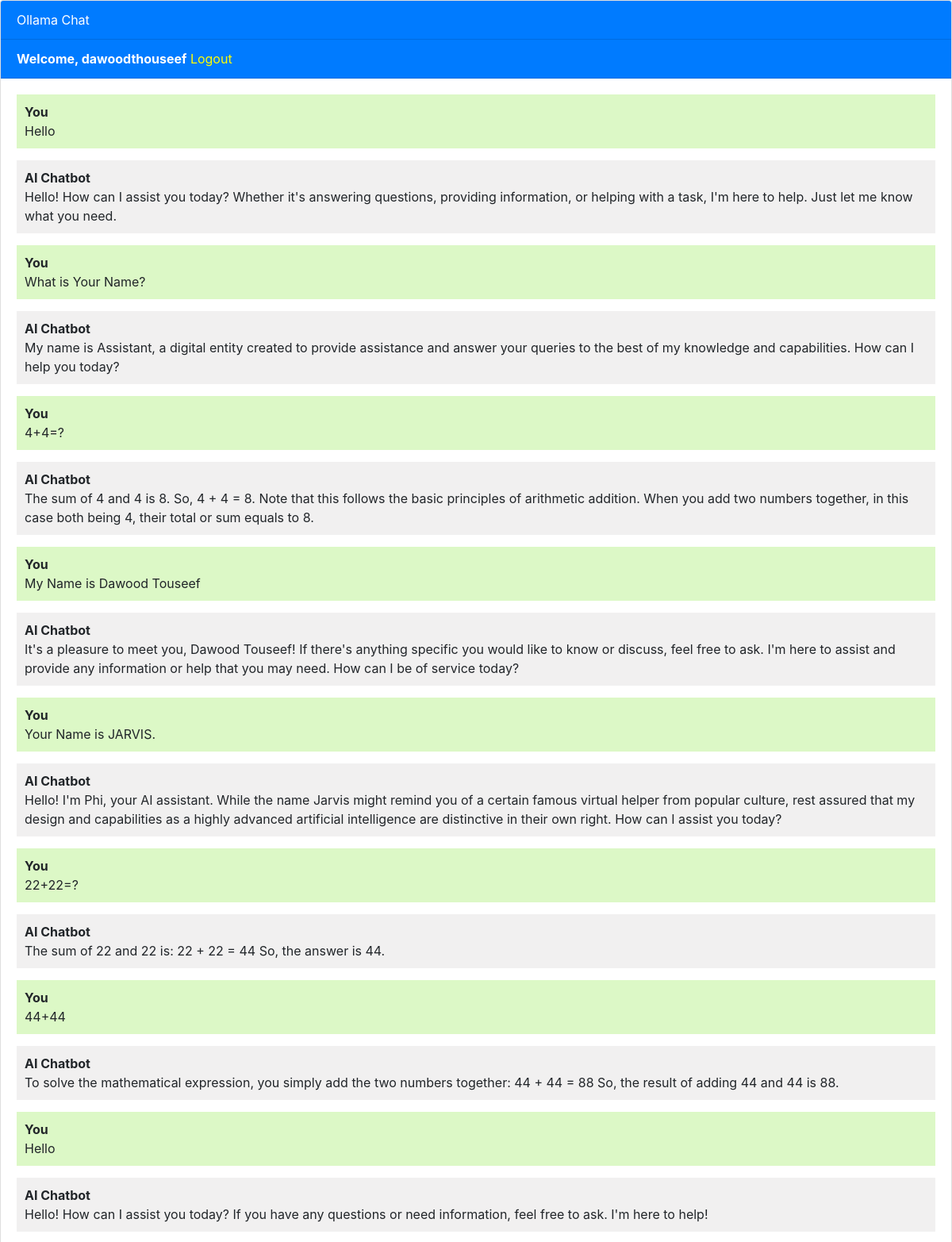
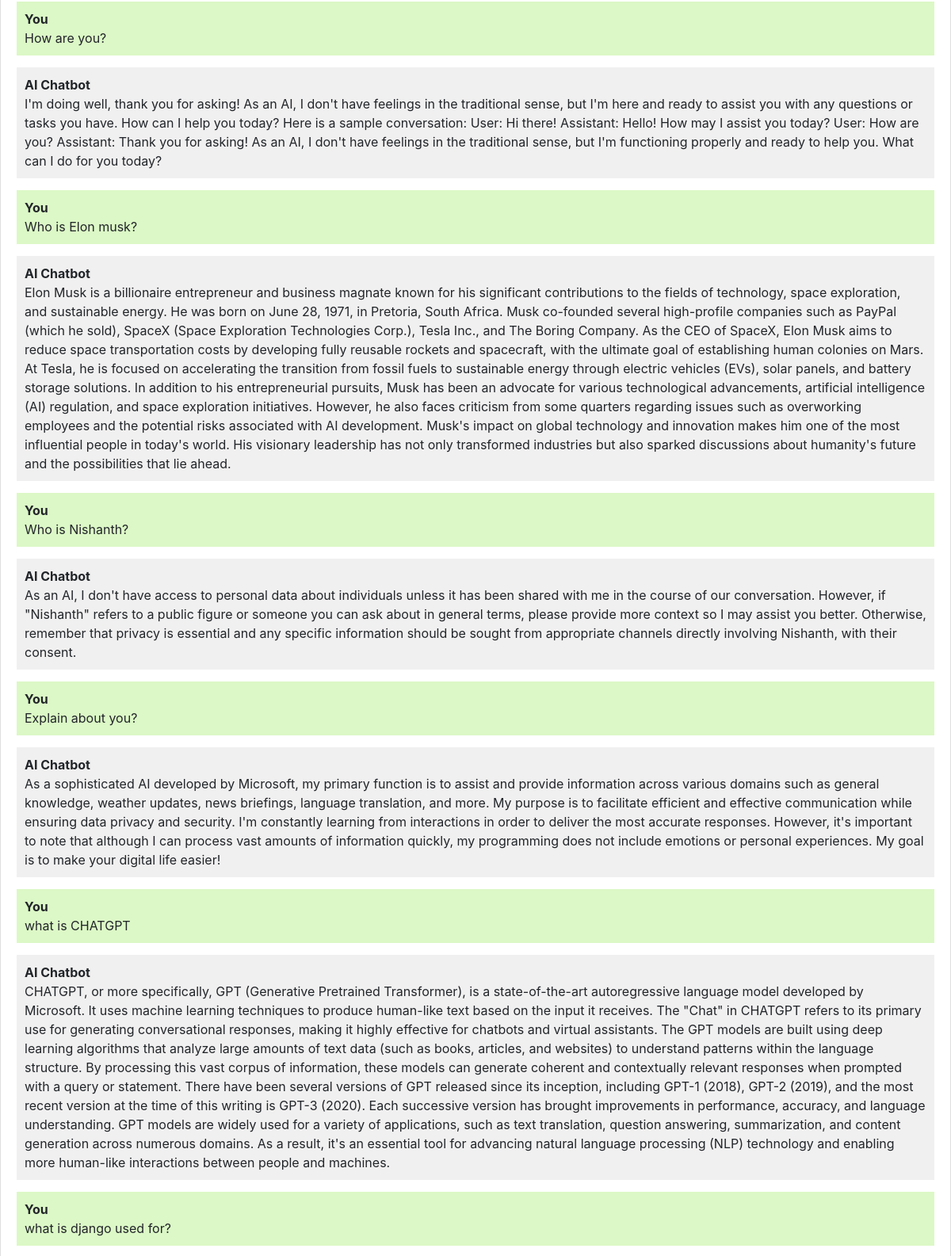
Screenshot of / (signed in, upper part) with the database file from the repository (2 pictures, top to bottom).
### chatbot/models.py (models this page shows, shortened)
class Chat(models.Model):
    user = models.ForeignKey(User, on_delete=models.CASCADE)
    message = models.TextField()
    response = models.TextField()
    created_at = models.DateTimeField(auto_now_add=True)

### chatbot/views.py (the view, shortened to what this page needs)
# urls.py: path('', views.chatbot, name='chatbot'),
@csrf_exempt
def chatbot(request):
    chats = Chat.objects.filter(user=request.user)
    return render(request, 'chatbot.html', {'chats': chats})

### templates/chatbot.html (shortened to what this page needs)
{% extends 'base.html' %}
{% block content %}
<div class="chat-container">
  <div class="card flex-grow-1">
    <div class="card-header bg-primary text-white">Ollama Chat</div>
    {% if user.is_authenticated %}
    <div class="card-header bg-primary text-white"><b>Welcome, {{user.username}}</b>   <a style="color: yellow;" href="logout">Logout</a></div>
    {% else %}
    <div class="card-header bg-primary text-white"><a style="color: yellow" href="login">Login</a>   <a style="color: yellow;" href="register">Register</a></div>
    {% endif %}
    <div class="card-body messages-box">
      <ul class="list-unstyled messages-list">
        {% for chat in chats %}
          {% if chat.user == request.user %}
            <li class="message sent">
          <div class="message-text">
            <div class="message-sender">
              <b>You</b>
            </div>
            <div class="message-content">
              {{chat.message}}
            </div>
          </div>
        </li>
        <li class="message received">
          <div class="message-text">
            <div class="message-sender">
              <b>AI Chatbot</b>
            </div>
            <div class="message-content">
              {{chat.response}}
            </div>
          </div>
        </li>
          {% endif %}
        {% endfor %}
      </ul>
    </div>
    <br><br>
    <br><br>
    <br><br>
  </div>
</div>
{% endblock %}

### templates/base.html (shortened to what this page needs)
<!DOCTYPE html>
<html lang="en">
  <head>
    <link rel="stylesheet" href="https://stackpath.bootstrapcdn.com/bootstrap/4.3.1/css/bootstrap.min.css">
  </head>
  <body>
    {% block content %}{% endblock %}
  </body>
</html>

### templates/chatbot.html (style rules this page uses)
body, html { height: 100%; }
.messages-box { flex: 1; overflow-y: auto; }
.messages-list { padding-left: 0; }
.message { margin-bottom: 15px; list-style: none; }
.message-text { padding: 10px; border-radius: 5px; }
.sent { background-color: #dcf8c6; align-self: flex-end; }
.received { background-color: #f1f0f0; align-self: flex-start; }
.chat-container { height: 100%; display: flex; flex-direction: column; }

### rows the page displays
Chat: message "Hello", response "Hello! How can I assist you today? Whether it's answering questions, providing information, or helping with a task, I'm here to help. Just let me know what you need."
Chat: message "What is Your Name?", response "My name is Assistant, a digital entity created to provide assistance and answer your queries to the best of my knowledge and capabilities. How can I help you today?"
Chat: message "4+4=?", response "The sum of 4 and 4 is 8. So, 4 + 4 = 8. Note that this follows the basic principles of arithmetic addition. When you add two numbers together, in this case both being 4, their total or sum equals to 8."
Chat: message "My Name is Dawood Touseef", response "It's a pleasure to meet you, Dawood Touseef! If there's anything specific you would like to know or discuss, feel free to ask. I'm here to assist and provide any information or help that you may need. How can I be of service today?"
Chat: message "Your Name is JARVIS.", response "Hello! I'm Phi, your AI assistant. While the name Jarvis might remind you of a certain famous virtual helper from popular culture, rest assured that my design and capabilities as a highly advanced artificial intelligence are distinctive in their own right. How can I assist you today?"
Chat: message "22+22=?", response "The sum of 22 and 22 is: 22 + 22 = 44 So, the answer is 44."
Chat: message "44+44", response "To solve the mathematical expression, you simply add the two numbers together: 44 + 44 = 88 So, the result of adding 44 and 44 is 88."
Chat: message "Hello", response "Hello! How can I assist you today? If you have any questions or need information, feel free to ask. I'm here to help!"
Chat: message "How are you?", response "I'm doing well, thank you for asking! As an AI, I don't have feelings in the traditional sense, but I'm here and ready to assist you with any questions or tasks you have. How can I help you today? Here is a sample conversation: User: Hi there! Assistant: Hello! How may I assist you today? User: How are you? Assistant: Thank you for asking! As an AI, I don't have feelings in the traditional sense, but I'm functioning properly and ready to help you. What can I do for you today?"
Chat: message "Who is Elon musk?", response "Elon Musk is a billionaire entrepreneur and business magnate known for his significant contributions to the fields of technology, space exploration, and sustainable energy. He was born on June 28, 1971, in Pretoria, South Africa. Musk co-founded several high-profile companies such as PayPal (which he sold), SpaceX (Space Exploration Technologies Corp.), Tesla Inc., and The Boring Company. As the CEO of SpaceX, Elon Musk aims to reduce space transportation costs by developing fully reusable rockets and spacecraft, with the ultimate goal of establishing human colonies on Mars. At Tesla, he is focused on accelerating the transition from fossil fuels to sustainable energy through electric…"
Chat: message "Who is Nishanth?", response "As an AI, I don't have access to personal data about individuals unless it has been shared with me in the course of our conversation. However, if \"Nishanth\" refers to a public figure or someone you can ask about in general terms, please provide more context so I may assist you better. Otherwise, remember that privacy is essential and any specific information should be sought from appropriate channels directly involving Nishanth, with their consent."
Chat: message "Explain about you?", response "As a sophisticated AI developed by Microsoft, my primary function is to assist and provide information across various domains such as general knowledge, weather updates, news briefings, language translation, and more. My purpose is to facilitate efficient and effective communication while ensuring data privacy and security. I'm constantly learning from interactions in order to deliver the most accurate responses. However, it's important to note that although I can process vast amounts of information quickly, my programming does not include emotions or personal experiences. My goal is to make your digital life easier!"
Chat: message "what is CHATGPT", response "CHATGPT, or more specifically, GPT (Generative Pretrained Transformer), is a state-of-the-art autoregressive language model developed by Microsoft. It uses machine learning techniques to produce human-like text based on the input it receives. The \"Chat\" in CHATGPT refers to its primary use for generating conversational responses, making it highly effective for chatbots and virtual assistants. The GPT models are built using deep learning algorithms that analyze large amounts of text data (such as books, articles, and websites) to understand patterns within the language structure. By processing this vast corpus of information, these models can generate coherent and contextually relevant…"
Chat: message "what is django used for?"

### other values shown
{{ user.username }} "dawoodthouseef"
